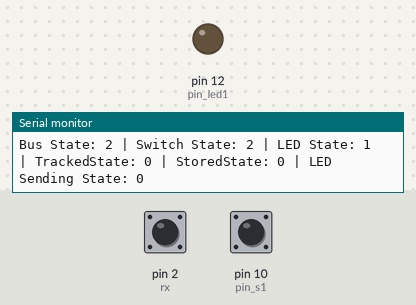
A sketch run on a simulated Arduino Uno, built with avr-gcc and run on an emulated ATmega328P. Shown: output pins drawn as LEDs (lit = HIGH), the last lines printed to the serial monitor. The inputs (shaded band) are chosen by the test bench; at power-on: pin 10 (pin_s1) HIGH, pin 2 (rx) HIGH. Random numbers use the default seed unless the sketch sets one; pins used as bus, display or sensor lines are not drawn.

Above: at 1.2 s.
1.3 s: pin 10 (pin_s1) pulled LOW for 0.15 s
At 2.2 s:
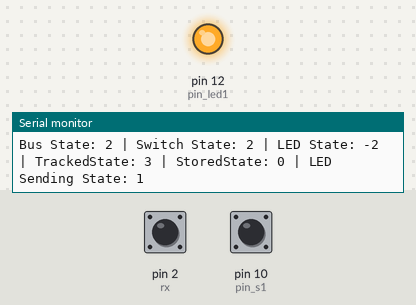
4.4 s: pin 10 (pin_s1) pulled LOW for 1 s
6.9 s: pin 10 (pin_s1) pulled LOW for 3.2 s
At 11.7 s:
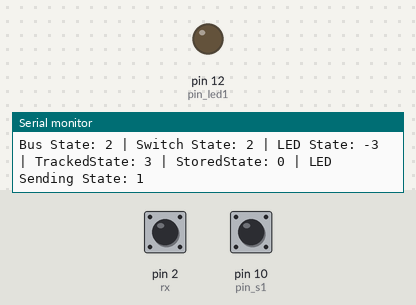
Timing chart, 0 to 19.1 s (numbered marks = the images above; inputs shaded):
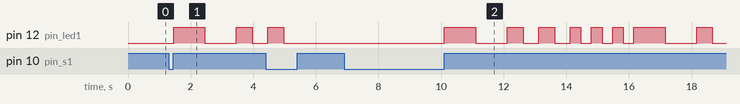

Measured:
- after the input at 1.3 s, pin 12 (pin_led1): LOW → HIGH after 0.15 s, → LOW 1.0 s later, → HIGH 1.0 s later, → LOW 0.50 s later
- after the input at 6.9 s, pin 12 (pin_led1): LOW → HIGH after 3.2 s, → LOW 1.0 s later, → HIGH 1.0 s later, → LOW 0.50 s later, … (16 changes in this stretch)

The sketch:

Main.ino
```cpp
int DEBUG = 1;  //Set to 1 to enable serial monitor debugging info

/////////Bus Variables///////////
int tx = 3;
int rx = 2;
int LEDstate = 0;
int TrackedState = 0;  //Tracking LED State expected to switch to
int StoredState = 0;
int state_bus1 = 0;
int state_prev_bus1 = 0;
static char rnd;
static unsigned long t;
enum busStatus_t { idle,
                   attempt,
                   master,
                   collision,
                   slave };
busStatus_t bus;
bool trigger, LEDgo;
unsigned long LEDstateTime;
unsigned long StateTrackerTime;
unsigned long StateTrackerTime_0;

void pullDown(unsigned char pin) {
    pinMode(pin, OUTPUT);
    digitalWrite(pin, LOW);
}

void leaveHigh(unsigned char pin) {
    pinMode(pin, INPUT_PULLUP);
}
////////////////////////////////////

/////////Secondary Variables///////////
int state_sec1 = 0;
int state_prev_sec1 = 0;
////////////////////////////////////

/////////Switch Variables///////////
int state_s1 = 1;
int state_prev_s1 = 0;
int pin_s1 = 10;
int val_s1 = 0;
unsigned long t_s1 = 0;
unsigned long t_0_s1 = 0;
unsigned long bounce_delay_s1 = 40;
// int count_s1 = 0;
////////////////////////////////////

////////LED Variables///////////////
int state_led1 = 0;
int state_prev_led1 = 0;
int pin_led1 = 12;
int val_led1 = 0;
unsigned long t_led1 = 0;
unsigned long t_0_led1 = 0;
unsigned long on_delay_led1 = 1000;
unsigned long off_delay_led1 = 1000;
// int beep_count_led1 = 0;
// int beep_number_led1 = 10;
//////////////////////////////////////

void setup() {
    // put your setup code here, to run once:

    ////Bus Arbitrator Shit//
    trigger = LEDgo = false;
    leaveHigh(tx);
    digitalWrite(tx, LOW);
    leaveHigh(rx);
    digitalWrite(rx, LOW);
    ///////////////////////

    ////PIN State//////////
    pinMode(pin_s1, INPUT_PULLUP);
    pinMode(pin_led1, OUTPUT);
    ///////////////////////

    Serial.begin(115200);

    //if DEBUG is turned on, intiialize serial connection
    randomSeed(analogRead(0));  //Keep Random Values Random hahahahahahahahahaha

    if (DEBUG) {
        Serial.begin(115200);
        Serial.println("Debugging is ON");
    }
}

void loop() {
    // put your main code here, to run repeatedly:
    SM_bus1();
    SM_s1();
    SM_led1();

    //LED Carry On Arbitration
    if (state_bus1 != 2) {
        StoredState = state_bus1;
    }
    if (state_bus1 != 0) {
        SM_ltracker1();
    }

    if (state_bus1 == 2 && state_bus1 != StoredState && StoredState != 0) {
        state_led1 = TrackedState;
        StoredState = 0;
        TrackedState = 0;
    }

    //State Activator Protocol

    //BUTTON ACCESS
    if (state_bus1 == 2 && state_s1 == 0) {
        state_s1 = 1;
    }

    if (state_bus1 == 4) {
        state_s1 = 0;
    }

    //LED Control
    if (state_s1 == 5 && state_led1 == 1 && LEDgo == true) {
        Serial.println("TRIGGERED!!!");
        state_led1 = 2;
    } else if (state_s1 == 5 && state_led1 != 1 && LEDgo == true) {
        state_led1 = 14;
    }
    //Bus Arbitrator Controller
    if (state_bus1 == 0) {
        trigger = true;  //Triggers Bus Arbitrator and doesn't retrigger it if Arduino State is slave or has already settled on Master
    }

    if (state_bus1 == 2) {
        LEDgo = true;  //Allow LED Access
    }


    //DEBUG Output
    if (DEBUG) {
        //Make a note whenever a state machine changes state
        //("Is the current state different from the previous? Yes? OK well let's tell the world the new state")
        if ((state_prev_s1 != state_s1) | (state_prev_led1 != state_led1) | (state_prev_bus1 != state_bus1)) {
            Serial.print("Bus State: ");
            Serial.print(state_bus1);
            Serial.print(" | Switch State: ");
            Serial.print(state_s1);
            Serial.print(" | LED State: ");
            Serial.print(state_led1);
            Serial.print(" | TrackedState: ");
            Serial.print(TrackedState);
            Serial.print(" | StoredState: ");
            Serial.print(StoredState);
            Serial.print(" | LED Sending State: ");
            Serial.println(LEDstate);
        }
    }
}

void SM_bus1() {
    //Almost every state needs these lines so I'll put it outside the State Machine
    state_prev_bus1 = state_bus1;
    //State Machine Section

    switch (state_bus1) {
        case 0: {  // idle
            // tx==true, rx==true
            bus = idle;
            leaveHigh(tx);
            leaveHigh(rx);
            if (!(digitalRead(tx) && digitalRead(rx)))
                state_bus1 = 4;  // we are slave
            else if (trigger) {
                state_bus1 = 1;  //attempt
                t = millis();
                rnd = random(50, 100);
            } else
                state_bus1 = 0;  // rx is high and no trigger, i.e. we are idle
            break;
        }
        case 1: {  // attempt
            bus = attempt;
            pullDown(tx);
            if (!trigger)
                state_bus1 = 0;  //back to idle
            else if (!digitalRead(rx)) {
                state_bus1 = 3;  //collision
                t = millis();
                rnd = random(10);
            } else if (((long)(millis() - t)) >= rnd)
                state_bus1 = 2;  // we are master
            else
                state_bus1 = 1;  // still attempt
            break;
        }
        case 2: {  // we are master
            bus = master;
            if (!trigger) {
                state_bus1 = 0;  //go back to idle
                leaveHigh(tx);
                leaveHigh(rx);
            } else if (!LEDgo) {  //still trigger but no LEDgo
                pullDown(tx);
                state_bus1 = 2;
            } else {  // trigger and LEDgo
                if ((LEDstate - 1) / 2)
                    leaveHigh(tx);
                else
                    pullDown(tx);
                if ((LEDstate - 1) % 2)
                    leaveHigh(rx);
                else
                    pullDown(rx);
            }
            break;
        }
        case 3: {  // collision
            bus = collision;
            leaveHigh(tx);
            leaveHigh(rx);
            if (((long)(millis() - t)) < rnd)
                state_bus1 = 3;  // still collision
            else if (digitalRead(tx) && digitalRead(rx))
                state_bus1 = 0;  // back to idle
            else
                state_bus1 = 4;  //we are slave
            break;
        }
        case 4: {  // we are slave
            bus = slave;
            leaveHigh(tx);
            leaveHigh(rx);
            if (digitalRead(tx) && digitalRead(rx)) {
                // de-bounce idle state condition
                state_bus1 = 5;
                t = millis();
            } else if (!digitalRead(rx) && !digitalRead(tx)) {
                // de-bounce LEDstate = 1
                state_bus1 = 6;
                t = millis();
            } else if (!digitalRead(rx) && digitalRead(tx)) {
                // de-bounce LEDstate = 2
                state_bus1 = 7;
                t = millis();
            } else if (digitalRead(rx) && !digitalRead(tx)) {
                // de-bounce LEDstate = 3
                state_bus1 = 8;
                t = millis();
            }
            break;
        }
        case 5: {  // de-bounce idle state condition
            unsigned long m;
            bus = slave;
            leaveHigh(tx);
            leaveHigh(rx);
            m = millis();
            if (((long)(m - t)) > 150)
                state_bus1 = 0;  // go to idle
            else if (!(digitalRead(tx) && digitalRead(rx)))
                state_bus1 = 4;  // go back to slave
            else
                state_bus1 = 5;  // wait for the de-bounce period
            break;
        }
        case 6: {  // de-bounce LEDstate = 1
            unsigned long m;
            bus = slave;
            leaveHigh(tx);
            leaveHigh(rx);
            m = millis();
            StateTrackerTime_0 = millis();
            if (((long)(m - t)) < 150 && (!digitalRead(rx) && !digitalRead(tx)))
                state_bus1 = 6;  // stay here
            else if (!(!digitalRead(rx) && !digitalRead(tx)))
                state_bus1 = 4;  // go back to slave
            else {
                LEDstate = 1;  // accept LEDstate = 1
                LEDstateTime = m - 150;
                state_bus1 = -6;
            }
            break;
        }
        case -6: {  // LEDstate = 1 with LEDstateTime set
            bus = slave;
            leaveHigh(tx);
            leaveHigh(rx);
            if (!(!digitalRead(rx) && !digitalRead(tx)))
                state_bus1 = 4;  // go back to slave
            else
                LEDstate = 1;  // accept LEDstate = 1
            break;
        }
        case 7: {  // de-bounce LEDstate = 2
            unsigned long m;
            bus = slave;
            leaveHigh(tx);
            leaveHigh(rx);
            m = millis();
            StateTrackerTime_0 = millis();
            //Serial.print("\t");Serial.println((long)(m-t), DEC);
            if (((long)(m - t)) < 150 && (!digitalRead(rx) && digitalRead(tx)))
                state_bus1 = 7;  // stay here
            else if (!(!digitalRead(rx) && digitalRead(tx)))
                state_bus1 = 4;  // go back to slave
            else {
                LEDstate = 2;  // accept LEDstate = 2
                LEDstateTime = m - 150;
                state_bus1 = -7;
            }
            break;
        }
        case -7: {  // LEDstate = 2 with LEDstateTime set
            bus = slave;
            leaveHigh(tx);
            leaveHigh(rx);
            if (!(!digitalRead(rx) && digitalRead(tx)))
                state_bus1 = 4;  // go back to slave
            else
                LEDstate = 2;  // accept LEDstate = 2
            break;
        }
        case 8: {  // de-bounce LEDstate = 3
            unsigned long m;
            bus = slave;
            leaveHigh(tx);
            leaveHigh(rx);
            m = millis();
            StateTrackerTime_0 = millis();
            if (((long)(m - t)) < 150 && (digitalRead(rx) && !digitalRead(tx)))
                state_bus1 = 8;  // stay here
            else if (!(digitalRead(rx) && !digitalRead(tx)))
                state_bus1 = 4;  // go back to slave
            else {
                LEDstate = 3;  // accept LEDstate = 1
                LEDstateTime = m - 150;
                state_bus1 = -8;
            }
            break;
        }
        case -8: {  // LEDstate = 3 with LEDstateTime set
            bus = slave;
            leaveHigh(tx);
            leaveHigh(rx);
            if (!(digitalRead(rx) && !digitalRead(tx)))
                state_bus1 = 4;  // go back to slave
            else
                LEDstate = 3;  // accept LEDstate = 3
            break;
        }
        default:
            state_bus1 = 0;
    }  // end switch
}  // end bus arbitrator

void SM_led1() {
    //Almost every state needs these lines so I'll put it outside the State Machine
    state_prev_led1 = state_led1;
    //State Machine Section
    switch (state_led1) {
        case 0:  //RESET
            state_led1 = 1;
            break;

        case 1:  //WAIT
            //do nothing only the top level loop can force us out of this loop
            break;

        case 2:  //BLINK START
            t_0_led1 = millis();
            digitalWrite(pin_led1, HIGH);
            state_led1 = -2;
            LEDstate = 1;
            break;

        case -2:  //BLINK HIGH
            //Wait for time to elapse, then proceed to TURN OFF
            t_led1 = millis();
            if (t_led1 - t_0_led1 > 1000) {
                state_led1 = 3;
            }
            break;

        case 3:  //BLINK END
            //Increment the beep counter, turn off buzzer, proceed to OFF
            // beep_count_led1++;
            t_0_led1 = millis();
            digitalWrite(pin_led1, LOW);
            state_led1 = -3;
            break;

        case -3:  //BLINK LOW
            t_led1 = millis();
            if (t_led1 - t_0_led1 > 1000) {
                state_led1 = 4;
            }
            break;

        case 4:  //BLINK START
            t_0_led1 = millis();
            digitalWrite(pin_led1, HIGH);
            state_led1 = -4;
            LEDstate = 2;
            break;

        case -4:  //BLINK HIGH
            //Wait for time to elapse, then proceed to TURN OFF
            t_led1 = millis();
            if (t_led1 - t_0_led1 > 500) {
                state_led1 = 5;
            }
            break;

        case 5:  //BLINK END
            //Increment the beep counter, turn off buzzer, proceed to OFF
            // beep_count_led1++;
            t_0_led1 = millis();
            digitalWrite(pin_led1, LOW);
            state_led1 = -5;
            break;

        case -5:  //BLINK LOW
            t_led1 = millis();
            if (t_led1 - t_0_led1 > 500) {
                state_led1 = 6;
            }
            break;

        case 6:  //BLINK START
            t_0_led1 = millis();
            digitalWrite(pin_led1, HIGH);
            state_led1 = -6;
            break;

        case -6:  //BLINK HIGH
            //Wait for time to elapse, then proceed to TURN OFF
            t_led1 = millis();
            if (t_led1 - t_0_led1 > 500) {
                state_led1 = 7;
            }
            break;

        case 7:  //BLINK END
            //Increment the beep counter, turn off buzzer, proceed to OFF
            // beep_count_led1++;
            t_0_led1 = millis();
            digitalWrite(pin_led1, LOW);
            state_led1 = -7;
            break;

        case -7:  //BLINK LOW
            t_led1 = millis();
            if (t_led1 - t_0_led1 > 500) {
                state_led1 = 8;
            }
            break;

        case 8:  //BLINK START
            t_0_led1 = millis();
            digitalWrite(pin_led1, HIGH);
            state_led1 = -8;
            LEDstate = 3;
            break;

        case -8:  //BLINK HIGH
            //Wait for time to elapse, then proceed to TURN OFF
            t_led1 = millis();
            if (t_led1 - t_0_led1 > 333) {
                state_led1 = 9;
            }
            break;

        case 9:  //BLINK END
            //Increment the beep counter, turn off buzzer, proceed to OFF
            // beep_count_led1++;
            t_0_led1 = millis();
            digitalWrite(pin_led1, LOW);
            state_led1 = -9;
            break;

        case -9:  //BLINK LOW
            t_led1 = millis();
            if (t_led1 - t_0_led1 > 333) {
                state_led1 = 10;
            }
            break;

        case 10:  //BLINK START
            t_0_led1 = millis();
            digitalWrite(pin_led1, HIGH);
            state_led1 = -10;
            break;

        case -10:  //BLINK HIGH
            //Wait for time to elapse, then proceed to TURN OFF
            t_led1 = millis();
            if (t_led1 - t_0_led1 > 333) {
                state_led1 = 11;
            }
            break;

        case 11:  //BLINK END
            //Increment the beep counter, turn off buzzer, proceed to OFF
            // beep_count_led1++;
            t_0_led1 = millis();
            digitalWrite(pin_led1, LOW);
            state_led1 = -11;
            break;

        case -11:  //BLINK LOW
            t_led1 = millis();
            if (t_led1 - t_0_led1 > 333) {
                state_led1 = 12;
            }
            break;

        case 12:  //BLINK START
            //Increment the beep counter, turn off buzzer, proceed to OFF
            // beep_count_led1++;
            t_0_led1 = millis();
            digitalWrite(pin_led1, HIGH);
            state_led1 = -12;
            break;

        case -12:  //BLINK HIGH
            t_led1 = millis();
            if (t_led1 - t_0_led1 > 334) {
                state_led1 = 13;
            }
            break;
        case 13:  //BLINK END
            //Increment the beep counter, turn off buzzer, proceed to OFF
            // beep_count_led1++;
            t_0_led1 = millis();
            digitalWrite(pin_led1, LOW);
            state_led1 = -13;
            break;

        case -13:  //BLINK LOW
            t_led1 = millis();
            if (t_led1 - t_0_led1 > 334) {
                state_led1 = 2;
            }
            break;

        case 14:  //OFF
            digitalWrite(pin_led1, LOW);
            LEDstate = 0;
            state_led1 = 0;
            break;
    }
}

void SM_s1() {
    //Almost every state needs these lines so I'll put it outside the State Machine
    state_prev_s1 = state_s1;
    //State Machine Section
    switch (state_s1) {
        case 0:  //I'm not ready yet "waaaaaaaaaa"
            //do nothing only the Bus Arbitrator can force us out of this loop
            break;

        case 1:  //RESET!
            state_s1 = 2;
            break;

        case 2:  //START
            val_s1 = digitalRead(pin_s1);

            if (val_s1 == LOW) {
                state_s1 = 3;
            }
            break;

        case 3:  //GO!
            t_0_s1 = millis();
            state_s1 = 4;
            break;

        case 4:  //WAIT
            val_s1 = digitalRead(pin_s1);
            t_s1 = millis();

            if (val_s1 == HIGH) {
                state_s1 = 1;
            }
            if (t_s1 - t_0_s1 > bounce_delay_s1) {
                state_s1 = 6;
            }
            break;

        case 5:  //TRIGGERED
            state_s1 = 1;
            break;

        case 6:  //ARMED
            val_s1 = digitalRead(pin_s1);
            if (val_s1 == HIGH) {
                state_s1 = 5;
            }
            break;
    }
}

//LED Tracker that allows it to carry on the LED light along
void SM_ltracker1() {
    switch (LEDstate) {
        case 0:
            TrackedState = 0;
            break;
        case 1:
            StateTrackerTime = millis();
            if (StateTrackerTime - StateTrackerTime_0 < 1000) {
                TrackedState = 2;
            } else {
                TrackedState = 3;
            }
            break;
        case 2:
            StateTrackerTime = millis();
            if (StateTrackerTime - StateTrackerTime_0 < 500) {
                TrackedState = 4;
            } else if (StateTrackerTime - StateTrackerTime_0 < 1000) {
                TrackedState = 5;
            } else if (StateTrackerTime - StateTrackerTime_0 < 1500) {
                TrackedState = 6;
            } else {
                TrackedState = 7;
            }
            break;
        case 3:
            StateTrackerTime = millis();
            if (StateTrackerTime - StateTrackerTime_0 < 333) {
                TrackedState = 8;
            } else if (StateTrackerTime - StateTrackerTime_0 < 666) {
                TrackedState = 9;
            } else if (StateTrackerTime - StateTrackerTime_0 < 999) {
                TrackedState = 10;
            } else if (StateTrackerTime - StateTrackerTime_0 < 1332) {
                TrackedState = 11;
            } else if (StateTrackerTime - StateTrackerTime_0 < 1666) {
                TrackedState = 12;
            } else {
                TrackedState = 13;
            }
            break;
    }
}
```
